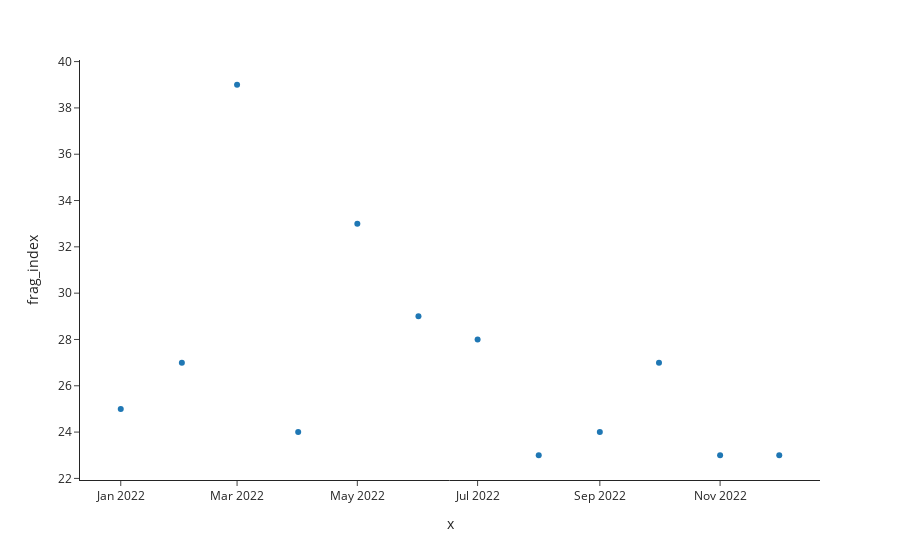

The notebook cell saved with this chart:
### Code cell
plot_graph(mon_findex_tbl)

### Figure 1 — Plotly figure (JSON) as saved in the notebook; plotly's stock layout.template omitted (floating-point values rounded to 4 significant figures)
{"data": [{"hovertemplate": "x=%{x}<br>frag_index=%{y}<extra></extra>", "legendgroup": "", "marker": {"color": "#1F77B4", "symbol": "circle"}, "mode": "markers", "name": "", "orientation": "v", "showlegend": false, "type": "scatter", "x": ["2022-08-01T00:00:00", "2022-11-01T00:00:00", "2022-12-01T00:00:00", "2022-04-01T00:00:00", "2022-09-01T00:00:00", "2022-01-01T00:00:00", "2022-02-01T00:00:00", "2022-10-01T00:00:00", "2022-07-01T00:00:00", "2022-06-01T00:00:00", "2022-05-01T00:00:00", "2022-03-01T00:00:00"], "xaxis": "x", "y": [23, 23, 23, 24, 24, 25, 27, 27, 28, 29, 33, 39], "yaxis": "y"}], "layout": {"autosize": true, "legend": {"tracegroupgap": 0}, "margin": {"t": 60}, "xaxis": {"anchor": "y", "autorange": true, "domain": [0, 1], "range": ["2021-12-11 11:54:27.3667", "2022-12-21 12:05:32.6333"], "title": {"text": "x"}, "type": "date"}, "yaxis": {"anchor": "x", "autorange": true, "domain": [0, 1], "range": [21.76, 40.24], "title": {"text": "frag_index"}, "type": "linear"}}}
